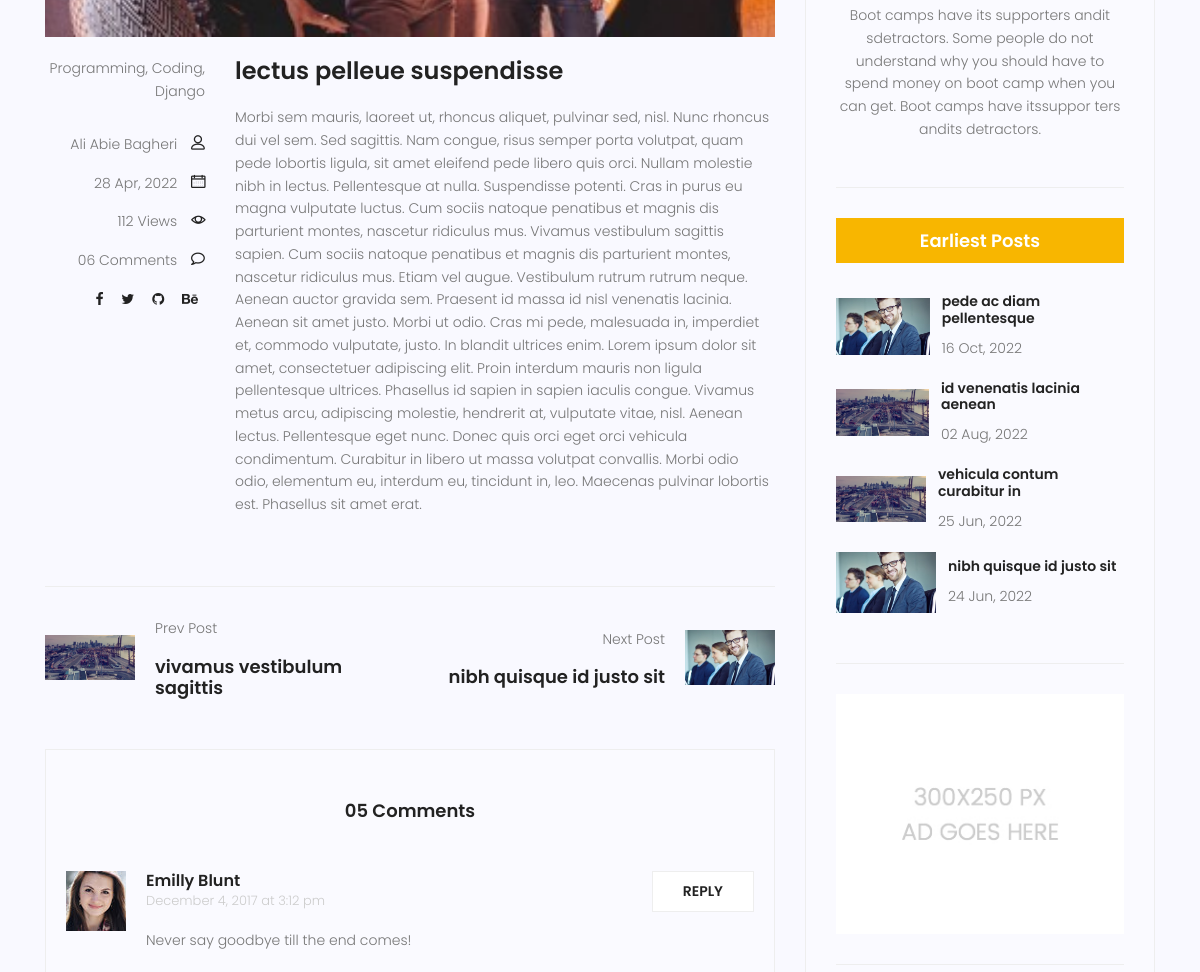
Page /blog/single/13/ (middle part) on the earlier database version.
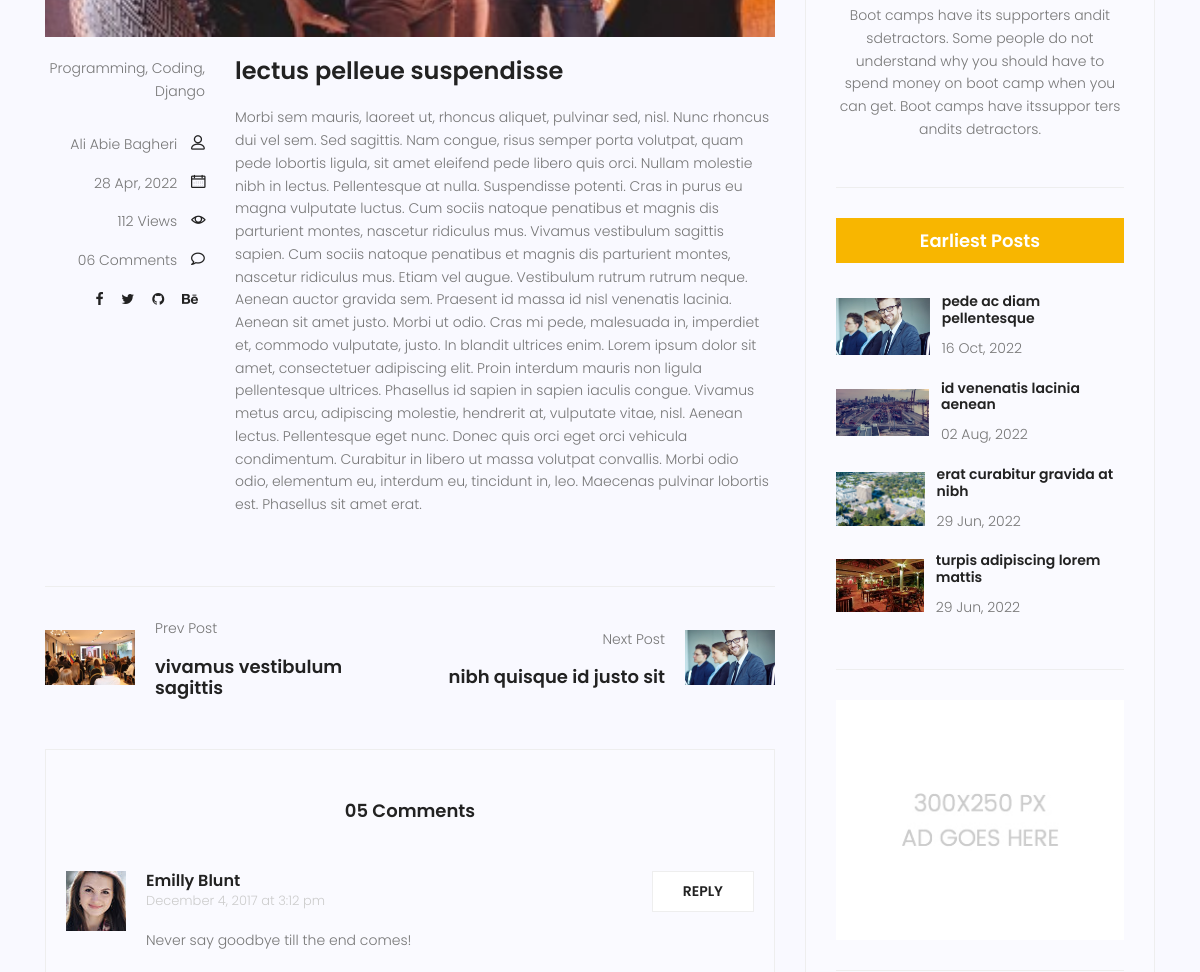
Same page on the later database version.
### blog/models.py (models this page shows, shortened)
class Post(models.Model):
    author = models.ForeignKey(to=User, on_delete=models.SET_NULL, null=True)
    image = models.ImageField(upload_to='blog_post/', default='blog_post/default.jpg')
    title = models.CharField(max_length=255)
    content = models.TextField()
    category = models.ManyToManyField(to=Category)
    counted_views = models.IntegerField(default=0)
    status = models.BooleanField(default=False)
    publish_date = models.DateTimeField(null=True)
    created_date = models.DateTimeField(auto_now_add=True)
    updated_date = models.DateTimeField(auto_now=True)
    class Meta:
        ordering = ['-publish_date']

### blog/views.py (the view)
# urls.py: path('single/<int:post_id>/', blog_single_view, name='single'),
def blog_single_view(request, post_id):
    current_post = get_object_or_404(Post, pk=post_id, publish_date__lte=timezone.now(), status=True)
    current_post.counted_views += 1
    current_post.save()
    all_post = Post.objects.filter(publish_date__lte=timezone.now(), status=True)
    prev_post = [post for post in all_post if post.publish_date < current_post.publish_date]
    next_post = [post for post in list(reversed(all_post)) if post.publish_date > current_post.publish_date]
    context = {
        'current_post': current_post,
        'next_post': next_post,
        'prev_post': prev_post
    }
    return render(request, template_name='blog/blog-single.html', context=context)

### blog/models.py (called while the page is built)
    def __str__(self):
        return self.name

### blog/templatetags/blog_tags.py (called while the page is built)
@register.inclusion_tag('blog/blog-latest-posts.html')
def latest_posts():
    posts = Post.objects.filter(publish_date__lte=timezone.now(), status=True)[:4]
    return {'posts': posts}

### blog/templates/blog/blog-single.html (shortened to what the changed rows need)
{% extends 'base.html' %}
{% load static %}
{% load blog_tags %}
{% block content %}
<section class="post-content-area single-post-area">
    <div class="container">
        <div class="row">
            <div class="col-lg-8 posts-list">
                <div class="navigation-area">
                    <div class="row">
                        <div class="col-lg-6 col-md-6 col-12 nav-left flex-row d-flex justify-content-start align-items-center">
                            {% if prev_post %}
                                <div class="thumb">
                                    <a href="#"><img class="img-fluid" src="{{ prev_post.0.image.url }}" alt=""></a>
                                </div>
                                <div class="arrow">
                                    <a href="#"></a>
                                </div>
                                <div class="detials">
                                    <p>Prev Post</p>
                                    <a href="{% url 'blog:single' prev_post.0.id %}"><h4>{{ prev_post.0.title }}</h4></a>
                                </div>
                            {% endif %}
                        </div>
                        <div class="col-lg-6 col-md-6 col-12 nav-right flex-row d-flex justify-content-end align-items-center">
                            {% if next_post %}
                                <div class="detials">
                                    <p>Next Post</p>
                                    <a href="{% url 'blog:single' next_post.0.id %}"><h4>{{ next_post.0.title }}</h4></a>
                                </div>
                                <div class="arrow">
                                    <a href="#"></a>
                                </div>
                                <div class="thumb">
                                    <a href="#"><img class="img-fluid" src="{{ next_post.0.image.url }}" alt=""></a>
                                </div>
                            {% endif %}
                        </div>
                    </div>
                </div>
            </div>
            <div class="col-lg-4 sidebar-widgets">
                <div class="widget-wrap">
                    {% latest_posts %}
                </div>
            </div>
        </div>
    </div>
</section>
{% endblock %}

### blog/templates/blog/blog-latest-posts.html
{% load static %}
<div class="single-sidebar-widget popular-post-widget">
    <h4 class="popular-title">Earliest Posts</h4>
    <div class="popular-post-list">
        {% for post in posts %}
            <div class="single-post-list d-flex flex-row align-items-center">
                <div class="thumb">
                    <img class="img-fluid" src="{{ post.image.url }}" alt="">
                </div>
                <div class="details">
                    <a href="{% url 'blog:single' post.id %}"><h6>{{ post.title }}</h6></a>
                    <p>{{post.publish_date|date:'d M, Y'}}</p>
                </div>
            </div>
        {% endfor %}
    </div>
</div>

Differences in the rows shown:
no longer on one of the page's lists (row edited): Post: title "nibh quisque id justo sit", publish_date "24 Jun, 2022"
no longer on this page (row edited): Post: image (placeholder picture), title "vehicula contum curabitur in", publish_date "25 Jun, 2022"
changed Post "vivamus vestibulum sagittis": image: picture added in place of a placeholder
now on this page (row edited): Post: image (picture), title "erat curabitur gravida at nibh", publish_date "29 Jun, 2022"
now on this page (row edited): Post: image (picture), title "turpis adipiscing lorem mattis", publish_date "29 Jun, 2022"
